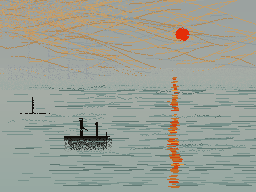
#> input picture game/art-journal/session-02-impressionism/attempt_12.png, 256 x 192 px
$ python attempt_13.py
#> lines starting #> are read from the running program, lines starting #| are printed output that depends on the picture
### game/art-journal/session-02-impressionism/brushes.py
"""
Brush library for pixel painting.
Each brush is a function that takes (px, W, H, rng) plus placement args
and paints directly onto px.
"""
import math, random


# [33 lines left out: functions dab, sweep, not called in this run]


def dry(px, W, H, x0, y, length, tone, gap=0.35, drift=0.5, rng=None,
        clip_y=None):
    """
    Dry brush — heavy gap, slight vertical drift. Scratchy texture.
    Good for broken water surface and rough atmospheric marks.
    """
    rng = rng or random.Random()
    cy = float(y)
    for i in range(length):
        cy += rng.uniform(-drift, drift)
        cx = x0 + i
        iy = int(cy)
        if clip_y and not (clip_y[0] <= iy < clip_y[1]):
            continue
        if 0 <= cx < W and 0 <= iy < H:
            if rng.random() >= gap:
                px[cx, iy] = tone


def flat(px, W, H, x0, x1, y, tone, gap=0.05, rng=None):
    """
    Flat horizontal mark — loaded brush, nearly solid.
    Good for water surface bands and horizon edge.
    """
    rng = rng or random.Random()
    for x in range(x0, x1):
        if 0 <= x < W and 0 <= y < H:
            if rng.random() >= gap:
                px[x, y] = tone


def smear(px, W, H, x0, x1, y0, y1, direction='h', strength=0.4, rng=None):
    """
    Smear existing pixels — blend neighbors.
    direction 'h': horizontal smear (good for reflections, water).
    direction 'v': vertical smear (good for mist, dissolve effects).
    """
    rng = rng or random.Random()
    if direction == 'h':
        for y in range(y0, y1):
            for x in range(x0 + 1, x1):
                if rng.random() < strength:
                    if 0 <= x < W and 0 <= y < H and 0 <= x-1 < W:
                        c0, c1 = px[x-1, y], px[x, y]
                        px[x, y] = tuple((c0[i] + c1[i]) // 2 for i in range(3))
    else:
        for x in range(x0, x1):
            for y in range(y0 + 1, y1):
                if rng.random() < strength:
                    if 0 <= x < W and 0 <= y < H and 0 <= y-1 < H:
                        c0, c1 = px[x, y-1], px[x, y]
                        px[x, y] = tuple((c0[i] + c1[i]) // 2 for i in range(3))


# [10 lines left out: function scatter, not called in this run]

### game/art-journal/session-02-impressionism/attempt_13.py
#!/usr/bin/env python3
"""
Attempt 13 — paint from understanding, not from plan.

What I finally saw:
  The harbor isn't dissolved — it's present in the same register as the fog.
  Same value, same temperature, but it has MASS. A large dark vessel center-left.
  Masts with weight. And crucially: the harbor reflects INTO the water on the
  left side — cool blue-grey marks that I've been completely ignoring.

  The painting is two worlds in one fog:
    LEFT:   harbor, industry, cool blue-grey mass — reflected downward into water
    RIGHT:  sun, open water, the orange column
  Both present. Neither canceling the other. The fog is what lets them coexist.

  Paint that. Bold. Don't hold back.
"""
from PIL import Image
import random, math, os, sys
sys.path.insert(0, os.path.dirname(__file__))
from brushes import sweep, dry, flat, dab, scatter, smear

OUT = os.path.dirname(os.path.abspath(__file__))
rng = random.Random(44)
img = Image.open(os.path.join(OUT, "attempt_12.png"))
#> img is the input picture: PIL image 256x192 RGB; mean R, G, B 155.6, 160.7, 150.4
px = img.load(); W, H = img.size
#> after `W, H = img.size`: W = 256; H = 192

HORIZON_Y = 76

# Harbor tones — cool blue-grey, same value as fog, but present
HARBOR_MID  = (118, 132, 140)
HARBOR_DARK = ( 82,  96, 106)
HARBOR_MASS = ( 68,  82,  94)   # the dark vessel — heaviest tone in left half

# Water left-side reflection tones — harbor reversed into water
WATER_REFL  = (106, 128, 132)   # cool blue-grey marks on left water
WATER_REFL_D= ( 84, 104, 108)   # darker reflection marks

# ── HARBOR MASS ────────────────────────────────────────────────────────────────
# Large vessel / industrial structure center-left — this is what I was erasing.
# It sits at the horizon, extends upward. Not ghostly: present.

# Main hull/mass — straddles horizon, heavy
for y in range(HORIZON_Y - 18, HORIZON_Y + 8):
    for x in range(30, 100):
        t = (y - (HORIZON_Y - 18)) / 26
        # Denser toward center of mass, looser at edges
        cx_dist = abs(x - 64) / 36
        prob = 0.55 * (1.0 - cx_dist * 0.6) * (1.0 - abs(t - 0.5) * 0.4)
        if rng.random() < prob:
            px[x, y] = HARBOR_MID

# Darker core — the vessel body
for y in range(HORIZON_Y - 12, HORIZON_Y + 4):
    for x in range(38, 82):
        if rng.random() < 0.38:
            px[x, y] = HARBOR_DARK

# Darkest accent — hull waterline
for y in range(HORIZON_Y - 2, HORIZON_Y + 5):
    for x in range(44, 78):
        if rng.random() < 0.45:
            px[x, y] = HARBOR_MASS

# Masts — now with actual weight, not probability ghosts
for mx, top in [(52, 8), (66, 12), (78, 18), (90, 22)]:
    for y in range(top, HORIZON_Y + 2):
        px[mx, y] = HARBOR_MID
        if rng.random() < 0.6:
            px[mx + 1, y] = HARBOR_DARK
    # Cross spars on main mast
    if mx == 52:
        for x in range(44, 62):
            if rng.random() < 0.7:
                px[x, top + 14] = HARBOR_MID

# Second vessel suggestion — right of main mass, fainter
for y in range(HORIZON_Y - 8, HORIZON_Y + 3):
    for x in range(104, 130):
        if rng.random() < 0.18:
            px[x, y] = HARBOR_MID

# ── HARBOR REFLECTIONS IN WATER ────────────────────────────────────────────────
# The harbor reflects downward into the left water.
# Cool blue-grey horizontal marks — mirror of the mass above.
# This is what the left water is MADE of.

for _ in range(40):
    y  = rng.randint(HORIZON_Y + 2, HORIZON_Y + 50)
    x0 = rng.randint(0, 100)
    ln = rng.randint(10, 50)
    tone = rng.choice([WATER_REFL, WATER_REFL, WATER_REFL_D])
    flat(px, W, H, x0, x0 + ln, y, tone, gap=rng.uniform(0.1, 0.3), rng=rng)

# Darker reflection directly below the vessel mass
for _ in range(18):
    y  = rng.randint(HORIZON_Y + 4, HORIZON_Y + 28)
    x0 = rng.randint(30, 80)
    ln = rng.randint(8, 32)
    dry(px, W, H, x0, y, ln, WATER_REFL_D,
        gap=0.25, drift=0.4, rng=rng, clip_y=(HORIZON_Y, H))
#> this loop made 18 passes
#> (y, x0, ln) on passes 1 to 12: (90, 35, 9), (93, 57, 16), (101, 40, 21), (94, 53, 29), (102, 38, 30), (94, 55, 23), (100, 80, 29), (94, 37, 26), (101, 39, 26), (99, 75, 23), (89, 45, 8), (88, 52, 22)

# Smear gently horizontal — reflections on water should have surface movement
smear(px, W, H, 0, 140, HORIZON_Y + 2, HORIZON_Y + 55,
      direction='h', strength=0.25, rng=rng)

img.save(os.path.join(OUT, "attempt_13.png")); print("done")
#> after `img.save(os.path.join(OUT, 'attempt_13.png'))`:
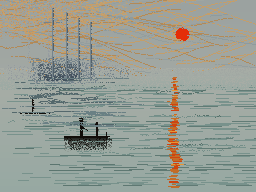
#> saved as attempt_13.png: PIL image 256x192 RGB; mean R, G, B 152.9, 158.5, 148.9
#| done
